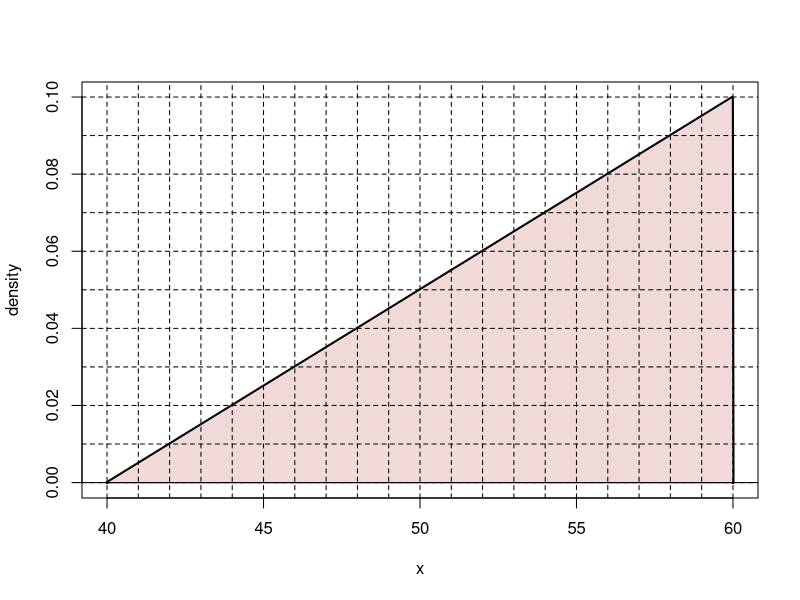
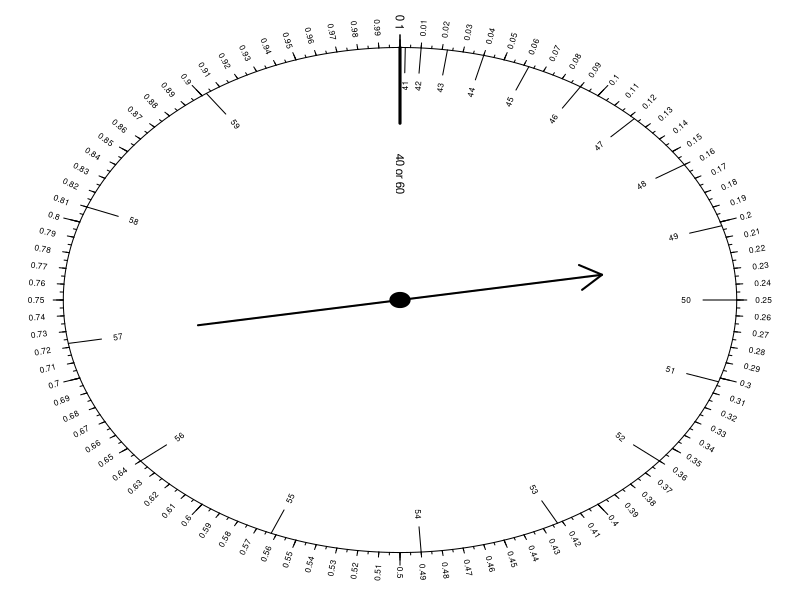
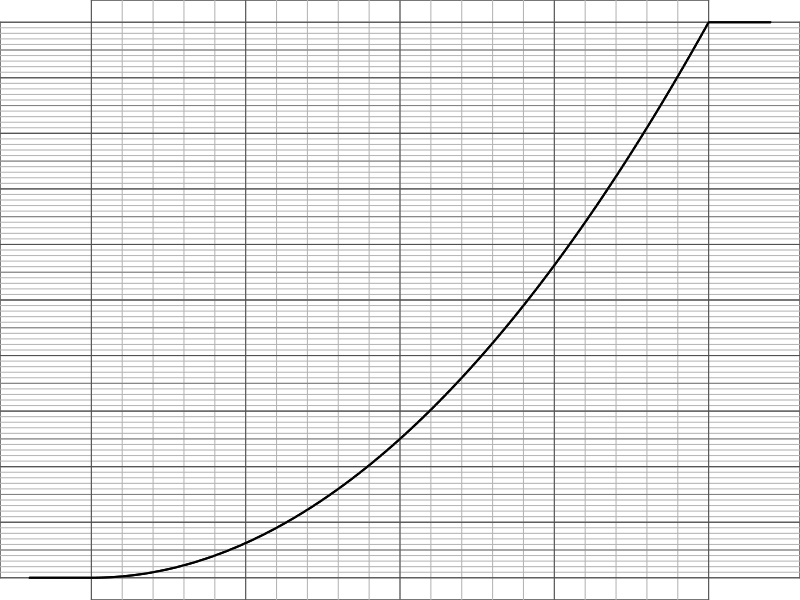
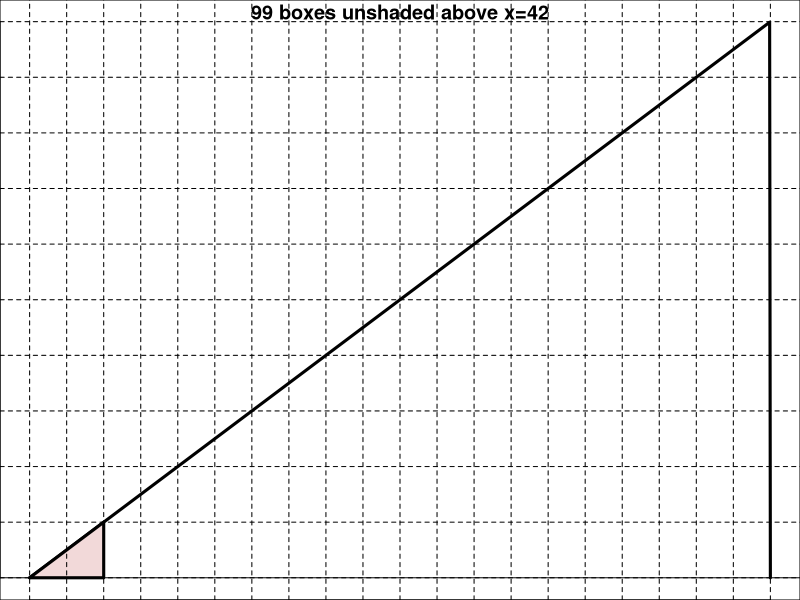
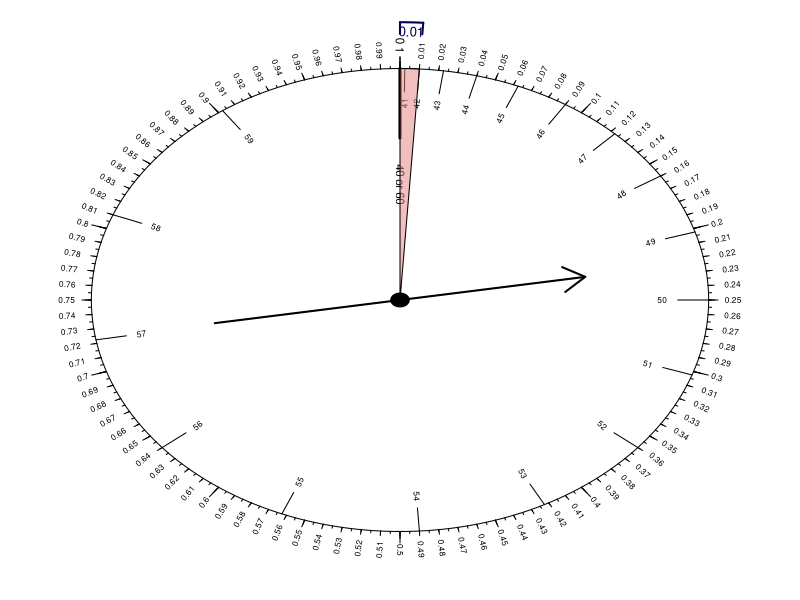
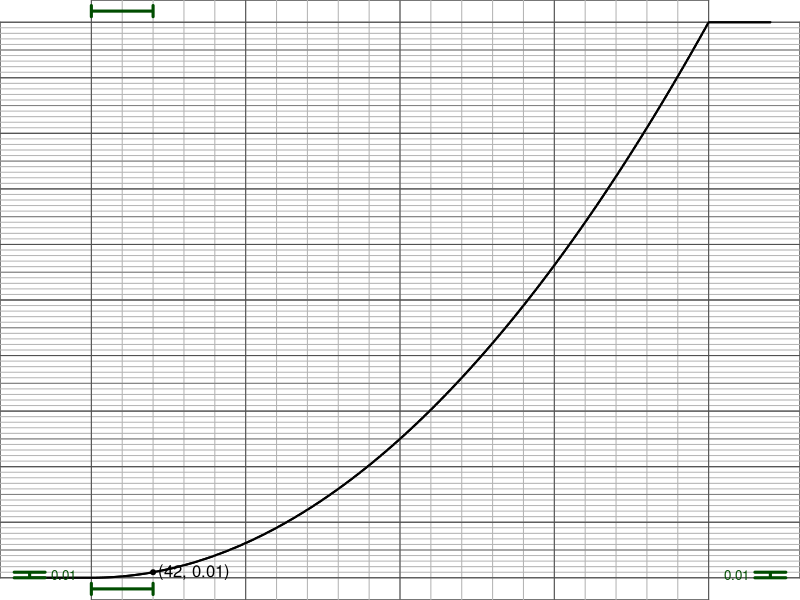
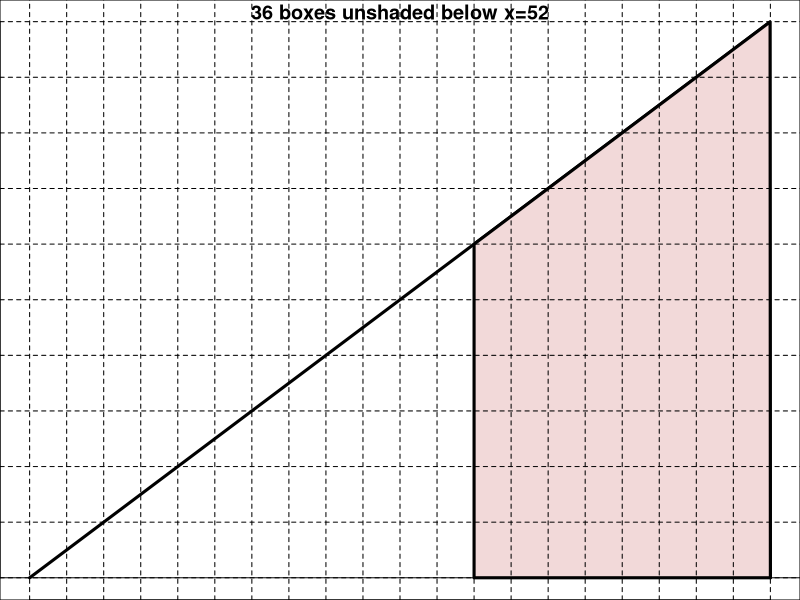
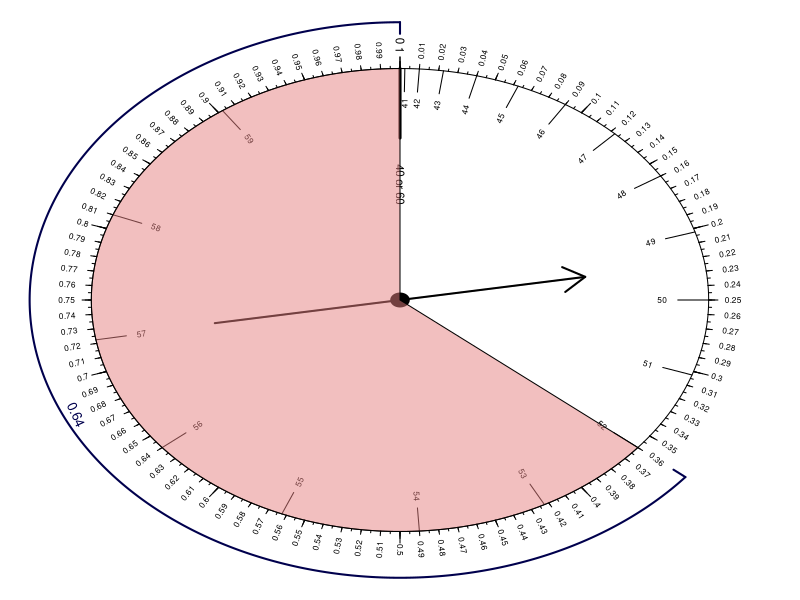

Write R code to recreate these figures, in order.
## ---- chunk 1
dtwotent = function(x){
  return( 8*x*(x>0)*(x<=0.25) + abs(4-8*x)*(x>0.25)*(x<=0.75) + (8-8*x)*(x>0.75)*(x<1) )
}
ptwotent = function(x){
  return( (4*x^2)*(x>=0)*(x<=0.25) + (-1/2+4*x-4*x^2)*(x>0.25)*(x<=0.5) + (-4*x+4*x^2+3/2)*(x>0.5)*(x<=0.75) + (8*x-4*x^2-3)*(x>0.75)*(x<=1) + 1*(x>1))
}

dtent = function(x){
  return(4*x*(x>0)*(x<=0.5) + (4-4*x)*(x>0.5)*(x<1))
}
ptent = function(x){
  return(2*x^2*(x>0)*(x<=0.5) + (4*x-2*x^2-1)*(x>0.5)*(x<=1) + 1*(x>1))
}

dbim = function(x){
  return( (2-4*x)*(x>0)*(x<=0.5) + (-2+4*x)*(x>0.5)*(x<1) )
}
pbim = function(x){
  return( (2*x-2*x^2)*(x>0)*(x<=0.5) + (2*x^2-2*x+1)*(x>0.5)*(x<=1) + 1*(x>1))
}

drs = function(x){
  return( (2-2*x)*(x>0)*(x<1) )
}
prs = function(x){
  return( (2*x-x^2)*(x>0)*(x<1) + 1*(x>=1)  )
}

dls = function(x){
  return( (2*x)*(x>0)*(x<1) )
}
pls = function(x){
  return( (x^2)*(x>0)*(x<1) + 1*(x>=1)  )
}


pick = sample(1:5,1)
ds = list(dtwotent,dtent,dbim,drs,dls)
ps = list(ptwotent,ptent,pbim,prs,pls)


bottom = sample(seq(30,70,10),1)
width = 20 #sample(c(10,20,40),1)
height = 2/width
top = bottom+width
xl = seq(bottom,bottom+width,length.out=21)
xq = seq(bottom,bottom+width,length.out=11)
xc = sample(xq[2:(length(xq)-1)],8)

dmf = ds[[pick]]
pmf = ps[[pick]]

b1 = xc[1]
p1 = pmf((b1-bottom)/width)

b2 = xc[2]
p2 = 1-pmf((b2-bottom)/width)

b3 = sort(xc[3:4])
cen3 = mean(b3)
r3 = diff(b3)/2
p3 = pmf((b3[2]-bottom)/width)-pmf((b3[1]-bottom)/width)
lb3 = cen3-r3
ub3 = cen3+r3
plb3 = pmf((lb3-bottom)/width)
pub3 = pmf((ub3-bottom)/width)
pcen3 = pmf((cen3-bottom)/width)

b4 = xc[5]
p4 = pmf((b4-bottom)/width)

b5 = xc[6]
p5 = 1-pmf((b5-bottom)/width)

b6 = sort(xc[7:8])
cen6 = mean(b6)
r6 = diff(b6)/2
p6 = pmf((b6[2]-bottom)/width)-pmf((b6[1]-bottom)/width)
lb6 = cen6-r6
ub6 = cen6+r6
plb6 = pmf((lb6-bottom)/width)
pub6 = pmf((ub6-bottom)/width)
pcen6 = pmf((cen6-bottom)/width)

## ---- chunk 2
x = seq(bottom,bottom+width,length.out=1000)
x2 = (x-bottom)/width
plot(x,dmf(x2)/width,type="l",lwd=3,xlab="x",ylab="density")
polygon(x,dmf(x2)/width,col=rgb(0.95,0.85,0.85))
yl = seq(0,height,length.out=11)
abline(h=yl,lty=2)
abline(v=xl,lty=2)
abline(h=0)
## ---- chunk 3
par(mar=c(0,0,0,0))
theta = seq(0,2*pi,length.out=1000)
plot(cos(theta),sin(theta),ylim=c(-1.1,1.1),xlim=c(-1.1,1.1),type="l",axes=F,ann=F)
polygon(0.03*cos(theta),0.03*sin(theta),col=rgb(0,0,0))
for(x in xl[2:(length(xl)-1)]){
  p = pmf((x-bottom)/width)
  theta = 2*pi*p
  lines(c(0.9,1)*sin(theta),c(0.9,1)*cos(theta))
  text(0.85*sin(theta),0.85*cos(theta),x,cex=0.5,srt=-90+(-2*p*180)%%180)
}
text(0,0.5,sprintf("%d or %d",xl[1],xl[length(xl)]),cex=0.7,srt=-90)
lines(c(0,0),c(0.7,1),lwd=3)
arrows(-0.6,-0.1,0.6,0.1,lwd=2)
for(p in 0:10/10){
  theta1 = 2*pi*p
  lines(c(1,1.05)*sin(theta1),c(1,1.05)*cos(theta1))
}
for(p in 0:20/20){
  theta1 = 2*pi*p
  lines(c(1,1.03)*sin(theta1),c(1,1.03)*cos(theta1))
}
for(p in 1:99/100){
  theta1 = 2*pi*p
  lines(c(1,1.02)*sin(theta1),c(1,1.02)*cos(theta1))
  text(1.08*sin(theta1),1.08*cos(theta1),p,cex=0.5,srt=-90+(-2*p*180)%%180)
}
for(p in 0:200/200){
  theta1 = 2*pi*p
  lines(c(1,1.01)*sin(theta1),c(1,1.01)*cos(theta1))
}
text(0,1.1,"0 1",cex=0.7,srt=-90+(-2*p*180)%%180)
## ---- chunk 4
x = seq(bottom-2,bottom+width+2,length.out=1000)
p = pmf((x-bottom)/width)
plot(x,p,type="l",lwd=2,ylab="cumulative proportion",axes=F,ylim=c(0,1))
axis(1,at=seq(bottom,bottom+width,5))
axis(3,at=seq(bottom,bottom+width,5))
axis(2,at=seq(0,1,0.1))
axis(4,at=seq(0,1,0.1))
abline(v=xl,col=rgb(0.7,0.7,0.7))
abline(h=0:100/100,col=rgb(0.7,0.7,0.7))
abline(h=0:20/20,col=rgb(0.5,0.5,0.5))
abline(h=0:10/10,col=rgb(0.3,0.3,0.3))
abline(v=seq(bottom,bottom+width,5),col=rgb(0.3,0.3,0.3))
lines(x,p,lwd=2)
## ---- chunk 5
cat(c(p1,p2,p3,b4,b5,r6))
## ---- chunk 6
x = seq(bottom,bottom+width,length.out=1000)
x3 = seq(bottom,b1,length.out=1000)
x2 = (x-bottom)/width
plot(x,dmf(x2)/width,type="l",lwd=3,xlab="x",ylab="density",main=sprintf("%d boxes shaded below x=%d\n%d boxes unshaded above x=%d",round(p1*100),b1,round((1-p1)*100),b1))
polygon(c(bottom,x3,b1),c(0,dmf((x3-bottom)/width),0)/width,col=rgb(0.95,0.85,0.85),lwd=3)
yl = seq(0,height,length.out=11)
abline(h=yl,lty=2)
abline(v=xl,lty=2)
abline(h=0)
## ---- chunk 7
par(mar=c(0,0,0,0))
theta = seq(0,2*pi,length.out=1000)
plot(cos(theta),sin(theta),ylim=c(-1.2,1.2),xlim=c(-1.2,1.2),type="l",axes=F,ann=F)
polygon(0.03*cos(theta),0.03*sin(theta),col=rgb(0,0,0))
for(x in xl[2:(length(xl)-1)]){
  p = pmf((x-bottom)/width)
  theta = 2*pi*p
  lines(c(0.9,1)*sin(theta),c(0.9,1)*cos(theta))
  text(0.85*sin(theta),0.85*cos(theta),x,cex=0.5,srt=-90+(-2*p*180)%%180)
}
text(0,0.5,sprintf("%d or %d",xl[1],xl[length(xl)]),cex=0.7,srt=-90)
lines(c(0,0),c(0.7,1),lwd=3)
arrows(-0.6,-0.1,0.6,0.1,lwd=2)
for(p in 0:10/10){
  theta1 = 2*pi*p
  lines(c(1,1.05)*sin(theta1),c(1,1.05)*cos(theta1))
}
for(p in 0:20/20){
  theta1 = 2*pi*p
  lines(c(1,1.03)*sin(theta1),c(1,1.03)*cos(theta1))
}
for(p in 1:99/100){
  theta1 = 2*pi*p
  lines(c(1,1.02)*sin(theta1),c(1,1.02)*cos(theta1))
  text(1.08*sin(theta1),1.08*cos(theta1),p,cex=0.5,srt=-90+(-2*p*180)%%180)
}
for(p in 0:200/200){
  theta1 = 2*pi*p
  lines(c(1,1.01)*sin(theta1),c(1,1.01)*cos(theta1))
}
text(0,1.1,"0 1",cex=0.7,srt=-90+(-2*p*180)%%180)
ppp = seq(0,p1,0.001)
polygon(c(0,sin(2*pi*ppp),0),c(0,cos(2*pi*ppp),0),col=rgb(0.9,0.5,0.5,0.5))
lines(1.2*sin(2*pi*ppp),1.2*cos(2*pi*ppp),lwd=2,col=rgb(0,0,0.3))
lines(c(0,0),c(1.15,1.2),col=rgb(0,0,0.3),lwd=2)
lines(c(1.15,1.2)*sin(p1*2*pi),c(1.15,1.2)*cos(p1*2*pi),col=rgb(0,0,0.3),lwd=2)
pt = p1/2
text(1.16*sin(2*pi*pt),1.16*cos(2*pi*pt),p1,cex=0.8,srt=(90-pt*360)%%180-90,col=rgb(0,0,0.3))
## ---- chunk 8
x = seq(bottom-2,bottom+width+2,length.out=1000)
p = pmf((x-bottom)/width)
plot(x,p,type="l",lwd=2,ylab="cumulative proportion",axes=F,ylim=c(0,1))
axis(1,at=seq(bottom,bottom+width,5))
axis(3,at=seq(bottom,bottom+width,5))
axis(2,at=seq(0,1,0.1))
axis(4,at=seq(0,1,0.1))
abline(v=xl,col=rgb(0.7,0.7,0.7))
abline(h=0:100/100,col=rgb(0.7,0.7,0.7))
abline(h=0:20/20,col=rgb(0.5,0.5,0.5))
abline(h=0:10/10,col=rgb(0.3,0.3,0.3))
abline(v=seq(bottom,bottom+width,5),col=rgb(0.3,0.3,0.3))
lines(x,p,lwd=2)
lines(bottom-c(1.5,2.5,2,2,2.5,1.5),c(0,0,0,p1,p1,p1),col=rgb(0,0.3,0),lwd=3)
lines(top+c(1.5,2.5,2,2,2.5,1.5),c(0,0,0,p1,p1,p1),col=rgb(0,0.3,0),lwd=3)
text(bottom-0.9,p1/2,p1,col=rgb(0,0.3,0),cex=0.8)
text(top+0.9,p1/2,p1,col=rgb(0,0.3,0),cex=0.8)
lines(c(rep(bottom,3),rep(b1,3)),-c(0.01,0.03,0.02,0.02,0.01,0.03),col=rgb(0,0.3,0),lwd=3)
lines(c(rep(bottom,3),rep(b1,3)),c(1.01,1.03,1.02,1.02,1.01,1.03),col=rgb(0,0.3,0),lwd=3)
points(b1,p1,pch=20)
text(b1,p1,sprintf(" (%d, %.2f) ",b1,p1),adj=1*(p1>0.5))
## ---- chunk 9
x = seq(bottom,bottom+width,length.out=1000)
x3 = seq(b2,bottom+width,length.out=1000)
x2 = (x-bottom)/width
plot(x,dmf(x2)/width,type="l",lwd=3,xlab="x",ylab="density",main=sprintf("%d boxes shaded above x=%d\n%d boxes unshaded below x=%d",round(p2*100),b2,round((1-p2)*100),b2))
polygon(c(b2,x3,bottom+width),c(0,dmf((x3-bottom)/width),0)/width,col=rgb(0.95,0.85,0.85),lwd=3)
yl = seq(0,height,length.out=11)
abline(h=yl,lty=2)
abline(v=xl,lty=2)
abline(h=0)
## ---- chunk 10
par(mar=c(0,0,0,0))
theta = seq(0,2*pi,length.out=1000)
plot(cos(theta),sin(theta),ylim=c(-1.2,1.2),xlim=c(-1.2,1.2),type="l",axes=F,ann=F)
polygon(0.03*cos(theta),0.03*sin(theta),col=rgb(0,0,0))
for(x in xl[2:(length(xl)-1)]){
  p = pmf((x-bottom)/width)
  theta = 2*pi*p
  lines(c(0.9,1)*sin(theta),c(0.9,1)*cos(theta))
  text(0.85*sin(theta),0.85*cos(theta),x,cex=0.5,srt=-90+(-2*p*180)%%180)
}
text(0,0.5,sprintf("%d or %d",xl[1],xl[length(xl)]),cex=0.7,srt=-90)
lines(c(0,0),c(0.7,1),lwd=3)
arrows(-0.6,-0.1,0.6,0.1,lwd=2)
for(p in 0:10/10){
  theta1 = 2*pi*p
  lines(c(1,1.05)*sin(theta1),c(1,1.05)*cos(theta1))
}
for(p in 0:20/20){
  theta1 = 2*pi*p
  lines(c(1,1.03)*sin(theta1),c(1,1.03)*cos(theta1))
}
for(p in 1:99/100){
  theta1 = 2*pi*p
  lines(c(1,1.02)*sin(theta1),c(1,1.02)*cos(theta1))
  text(1.08*sin(theta1),1.08*cos(theta1),p,cex=0.5,srt=-90+(-2*p*180)%%180)
}
for(p in 0:200/200){
  theta1 = 2*pi*p
  lines(c(1,1.01)*sin(theta1),c(1,1.01)*cos(theta1))
}
text(0,1.1,"0 1",cex=0.7,srt=-90+(-2*p*180)%%180)
ppp = seq(1-p2,1,0.001)
polygon(c(0,sin(2*pi*ppp),0),c(0,cos(2*pi*ppp),0),col=rgb(0.9,0.5,0.5,0.5))
lines(1.2*sin(2*pi*ppp),1.2*cos(2*pi*ppp),lwd=2,col=rgb(0,0,0.3))
lines(c(0,0),c(1.15,1.2),col=rgb(0,0,0.3),lwd=2)
lines(c(1.15,1.2)*sin((1-p2)*2*pi),c(1.15,1.2)*cos((1-p2)*2*pi),col=rgb(0,0,0.3),lwd=2)
pt = (1+(1-p2))/2
text(1.16*sin(2*pi*pt),1.16*cos(2*pi*pt),p2,cex=0.8,srt=(90-pt*360)%%180-90,col=rgb(0,0,0.3))
## ---- chunk 11
x = seq(bottom-2,top+2,length.out=1000)
p = pmf((x-bottom)/width)
plot(x,p,type="l",lwd=2,ylab="cumulative proportion",axes=F,ylim=c(0,1))
axis(1,at=seq(bottom,top,5))
axis(3,at=seq(bottom,top,5))
axis(2,at=seq(0,1,0.1))
axis(4,at=seq(0,1,0.1))
abline(v=xl,col=rgb(0.7,0.7,0.7))
abline(h=0:100/100,col=rgb(0.7,0.7,0.7))
abline(h=0:20/20,col=rgb(0.5,0.5,0.5))
abline(h=0:10/10,col=rgb(0.3,0.3,0.3))
abline(v=seq(bottom,top,5),col=rgb(0.3,0.3,0.3))
lines(x,p,lwd=2)
lines(bottom-c(1.5,2.5,2,2,2.5,1.5),c(1-p2,1-p2,1-p2,1,1,1),col=rgb(0,0.3,0),lwd=3)
lines(top+c(1.5,2.5,2,2,2.5,1.5),c(1-p2,1-p2,1-p2,1,1,1),col=rgb(0,0.3,0),lwd=3)
text(bottom-0.9,(1+1-p2)/2,p2,col=rgb(0,0.3,0),cex=0.8)
text(top+0.9,(1+1-p2)/2,p2,col=rgb(0,0.3,0),cex=0.8)
lines(c(rep(b2,3),rep(top,3)),-c(0.01,0.03,0.02,0.02,0.01,0.03),col=rgb(0,0.3,0),lwd=3)
lines(c(rep(b2,3),rep(top,3)),c(1.01,1.03,1.02,1.02,1.01,1.03),col=rgb(0,0.3,0),lwd=3)
points(b2,1-p2,pch=20)
text(b2,1-p2,sprintf(" (%d, %.2f) ",b2,1-p2),adj=1*(1-p2>0.5))
## ---- chunk 12
x = seq(bottom,bottom+width,length.out=1000)
x3 = seq(lb3,ub3,length.out=1000)
x2 = (x-bottom)/width
plot(x,dmf(x2)/width,type="l",lwd=3,xlab="x",ylab="density",main=sprintf("%d boxes shaded within r=%d of cen=%d",round(p3*100),r3,cen3))
polygon(c(lb3,x3,ub3),c(0,dmf((x3-bottom)/width),0)/width,col=rgb(0.95,0.85,0.85),lwd=3)
yl = seq(0,height,length.out=11)
abline(h=yl,lty=2)
abline(v=xl,lty=2)
abline(h=0)
## ---- chunk 13
par(mar=c(0,0,0,0))
theta = seq(0,2*pi,length.out=1000)
plot(cos(theta),sin(theta),ylim=c(-1.2,1.2),xlim=c(-1.2,1.2),type="l",axes=F,ann=F)
polygon(0.03*cos(theta),0.03*sin(theta),col=rgb(0,0,0))
for(x in xl[2:(length(xl)-1)]){
  p = pmf((x-bottom)/width)
  theta = 2*pi*p
  lines(c(0.9,1)*sin(theta),c(0.9,1)*cos(theta))
  text(0.85*sin(theta),0.85*cos(theta),x,cex=0.5,srt=-90+(-2*p*180)%%180)
}
text(0,0.5,sprintf("%d or %d",xl[1],xl[length(xl)]),cex=0.7,srt=-90)
lines(c(0,0),c(0.7,1),lwd=3)
for(p in 0:10/10){
  theta1 = 2*pi*p
  lines(c(1,1.05)*sin(theta1),c(1,1.05)*cos(theta1))
}
for(p in 0:20/20){
  theta1 = 2*pi*p
  lines(c(1,1.03)*sin(theta1),c(1,1.03)*cos(theta1))
}
for(p in 1:99/100){
  theta1 = 2*pi*p
  lines(c(1,1.02)*sin(theta1),c(1,1.02)*cos(theta1))
  text(1.08*sin(theta1),1.08*cos(theta1),p,cex=0.5,srt=-90+(-2*p*180)%%180)
}
for(p in 0:200/200){
  theta1 = 2*pi*p
  lines(c(1,1.01)*sin(theta1),c(1,1.01)*cos(theta1))
}
text(0,1.1,"0 1",cex=0.7,srt=-90+(-2*p*180)%%180)
ppp = seq(plb3,pub3,0.001)
polygon(c(0,sin(2*pi*ppp),0),c(0,cos(2*pi*ppp),0),col=rgb(0.9,0.5,0.5,0.5))
lines(1.2*sin(2*pi*ppp),1.2*cos(2*pi*ppp),lwd=2,col=rgb(0,0,0.3))
lines(c(1.15,1.2)*sin(plb3*2*pi),c(1.15,1.2)*cos(plb3*2*pi),col=rgb(0,0,0.3),lwd=2)
lines(c(1.15,1.2)*sin(pub3*2*pi),c(1.15,1.2)*cos(pub3*2*pi),col=rgb(0,0,0.3),lwd=2)
pt = (plb3+pub3)/2
text(1.16*sin(2*pi*pt),1.16*cos(2*pi*pt),p3,cex=0.8,srt=(90-pt*360)%%180-90,col=rgb(0,0,0.3))
# lines(0.6*sin(2*pi*ppp),0.6*cos(2*pi*ppp),lwd=2,col=rgb(0.3,0,0))
points(0.98*sin(2*pi*pcen3),0.98*cos(2*pi*pcen3),pch=20)
## ---- chunk 14
x = seq(bottom-2,top+2,length.out=1000)
p = pmf((x-bottom)/width)
plot(x,p,type="l",lwd=2,ylab="cumulative proportion",axes=F,ylim=c(0,1))
axis(1,at=seq(bottom,top,5))
axis(3,at=seq(bottom,top,5))
axis(2,at=seq(0,1,0.1))
axis(4,at=seq(0,1,0.1))
abline(v=xl,col=rgb(0.7,0.7,0.7))
abline(h=0:100/100,col=rgb(0.7,0.7,0.7))
abline(h=0:20/20,col=rgb(0.5,0.5,0.5))
abline(h=0:10/10,col=rgb(0.3,0.3,0.3))
abline(v=seq(bottom,top,5),col=rgb(0.3,0.3,0.3))
lines(x,p,lwd=2)
lines(bottom-c(1.5,2.5,2,2,2.5,1.5),c(plb3,plb3,plb3,pub3,pub3,pub3),col=rgb(0,0.3,0),lwd=3)
lines(top+c(1.5,2.5,2,2,2.5,1.5),c(plb3,plb3,plb3,pub3,pub3,pub3),col=rgb(0,0.3,0),lwd=3)
text(bottom-0.9,(plb3+pub3)/2,p3,col=rgb(0,0.3,0),cex=0.8)
text(top+0.9,(plb3+pub3)/2,p3,col=rgb(0,0.3,0),cex=0.8)
lines(c(rep(lb3,3),rep(ub3,3)),-c(0.01,0.03,0.02,0.02,0.01,0.03),col=rgb(0,0.3,0),lwd=3)
lines(c(rep(lb3,3),rep(ub3,3)),c(1.01,1.03,1.02,1.02,1.01,1.03),col=rgb(0,0.3,0),lwd=3)
points(lb3,plb3,pch=20)
text(lb3,plb3,sprintf(" (%d, %.2f) ",lb3,plb3),adj=1*(plb3>0.5))
points(ub3,pub3,pch=20)
text(ub3,pub3,sprintf(" (%d, %.2f) ",ub3,pub3),adj=1*(pub3>0.5))
## ---- chunk 15
x = seq(bottom,bottom+width,length.out=1000)
x3 = seq(bottom,b4,length.out=1000)
x2 = (x-bottom)/width
plot(x,dmf(x2)/width,type="l",lwd=3,xlab="x",ylab="density",main=sprintf("%d boxes shaded below x=%d\n%d boxes unshaded above x=%d",round(p4*100),b4,round((1-p4)*100),b4))
polygon(c(bottom,x3,b4),c(0,dmf((x3-bottom)/width),0)/width,col=rgb(0.95,0.85,0.85),lwd=3)
yl = seq(0,height,length.out=11)
abline(h=yl,lty=2)
abline(v=xl,lty=2)
abline(h=0)
## ---- chunk 16
par(mar=c(0,0,0,0))
theta = seq(0,2*pi,length.out=1000)
plot(cos(theta),sin(theta),ylim=c(-1.2,1.2),xlim=c(-1.2,1.2),type="l",axes=F,ann=F)
polygon(0.03*cos(theta),0.03*sin(theta),col=rgb(0,0,0))
for(x in xl[2:(length(xl)-1)]){
  p = pmf((x-bottom)/width)
  theta = 2*pi*p
  lines(c(0.9,1)*sin(theta),c(0.9,1)*cos(theta))
  text(0.85*sin(theta),0.85*cos(theta),x,cex=0.5,srt=-90+(-2*p*180)%%180)
}
text(0,0.5,sprintf("%d or %d",xl[1],xl[length(xl)]),cex=0.7,srt=-90)
lines(c(0,0),c(0.7,1),lwd=3)
arrows(-0.6,-0.1,0.6,0.1,lwd=2)
for(p in 0:10/10){
  theta1 = 2*pi*p
  lines(c(1,1.05)*sin(theta1),c(1,1.05)*cos(theta1))
}
for(p in 0:20/20){
  theta1 = 2*pi*p
  lines(c(1,1.03)*sin(theta1),c(1,1.03)*cos(theta1))
}
for(p in 1:99/100){
  theta1 = 2*pi*p
  lines(c(1,1.02)*sin(theta1),c(1,1.02)*cos(theta1))
  text(1.08*sin(theta1),1.08*cos(theta1),p,cex=0.5,srt=-90+(-2*p*180)%%180)
}
for(p in 0:200/200){
  theta1 = 2*pi*p
  lines(c(1,1.01)*sin(theta1),c(1,1.01)*cos(theta1))
}
text(0,1.1,"0 1",cex=0.7,srt=-90+(-2*p*180)%%180)
ppp = seq(0,p4,0.001)
polygon(c(0,sin(2*pi*ppp),0),c(0,cos(2*pi*ppp),0),col=rgb(0.9,0.5,0.5,0.5))
lines(1.2*sin(2*pi*ppp),1.2*cos(2*pi*ppp),lwd=2,col=rgb(0,0,0.3))
lines(c(0,0),c(1.15,1.2),col=rgb(0,0,0.3),lwd=2)
lines(c(1.15,1.2)*sin(p4*2*pi),c(1.15,1.2)*cos(p4*2*pi),col=rgb(0,0,0.3),lwd=2)
pt = p4/2
text(1.16*sin(2*pi*pt),1.16*cos(2*pi*pt),p4,cex=0.8,srt=(90-pt*360)%%180-90,col=rgb(0,0,0.3))
## ---- chunk 17
x = seq(bottom-2,bottom+width+2,length.out=1000)
p = pmf((x-bottom)/width)
plot(x,p,type="l",lwd=2,ylab="cumulative proportion",axes=F,ylim=c(0,1))
axis(1,at=seq(bottom,bottom+width,5))
axis(3,at=seq(bottom,bottom+width,5))
axis(2,at=seq(0,1,0.1))
axis(4,at=seq(0,1,0.1))
abline(v=xl,col=rgb(0.7,0.7,0.7))
abline(h=0:100/100,col=rgb(0.7,0.7,0.7))
abline(h=0:20/20,col=rgb(0.5,0.5,0.5))
abline(h=0:10/10,col=rgb(0.3,0.3,0.3))
abline(v=seq(bottom,bottom+width,5),col=rgb(0.3,0.3,0.3))
lines(x,p,lwd=2)
lines(bottom-c(1.5,2.5,2,2,2.5,1.5),c(0,0,0,p4,p4,p4),col=rgb(0,0.3,0),lwd=3)
lines(top+c(1.5,2.5,2,2,2.5,1.5),c(0,0,0,p4,p4,p4),col=rgb(0,0.3,0),lwd=3)
text(bottom-0.9,p4/2,p4,col=rgb(0,0.3,0),cex=0.8)
text(top+0.9,p4/2,p4,col=rgb(0,0.3,0),cex=0.8)
lines(c(rep(bottom,3),rep(b4,3)),-c(0.01,0.03,0.02,0.02,0.01,0.03),col=rgb(0,0.3,0),lwd=3)
lines(c(rep(bottom,3),rep(b4,3)),c(1.01,1.03,1.02,1.02,1.01,1.03),col=rgb(0,0.3,0),lwd=3)
points(b4,p4,pch=20)
text(b4,p4,sprintf(" (%d, %.2f) ",b4,p4),adj=1*(p1>0.5))
## ---- chunk 18
x = seq(bottom,bottom+width,length.out=1000)
x3 = seq(b5,bottom+width,length.out=1000)
x2 = (x-bottom)/width
plot(x,dmf(x2)/width,type="l",lwd=3,xlab="x",ylab="density",main=sprintf("%d boxes shaded above x=%d\n%d boxes unshaded below x=%d",round(p5*100),b5,round((1-p5)*100),b5))
polygon(c(b5,x3,bottom+width),c(0,dmf((x3-bottom)/width),0)/width,col=rgb(0.95,0.85,0.85),lwd=3)
yl = seq(0,height,length.out=11)
abline(h=yl,lty=2)
abline(v=xl,lty=2)
abline(h=0)
## ---- chunk 19
par(mar=c(0,0,0,0))
theta = seq(0,2*pi,length.out=1000)
plot(cos(theta),sin(theta),ylim=c(-1.2,1.2),xlim=c(-1.2,1.2),type="l",axes=F,ann=F)
polygon(0.03*cos(theta),0.03*sin(theta),col=rgb(0,0,0))
for(x in xl[2:(length(xl)-1)]){
  p = pmf((x-bottom)/width)
  theta = 2*pi*p
  lines(c(0.9,1)*sin(theta),c(0.9,1)*cos(theta))
  text(0.85*sin(theta),0.85*cos(theta),x,cex=0.5,srt=-90+(-2*p*180)%%180)
}
text(0,0.5,sprintf("%d or %d",xl[1],xl[length(xl)]),cex=0.7,srt=-90)
lines(c(0,0),c(0.7,1),lwd=3)
arrows(-0.6,-0.1,0.6,0.1,lwd=2)
for(p in 0:10/10){
  theta1 = 2*pi*p
  lines(c(1,1.05)*sin(theta1),c(1,1.05)*cos(theta1))
}
for(p in 0:20/20){
  theta1 = 2*pi*p
  lines(c(1,1.03)*sin(theta1),c(1,1.03)*cos(theta1))
}
for(p in 1:99/100){
  theta1 = 2*pi*p
  lines(c(1,1.02)*sin(theta1),c(1,1.02)*cos(theta1))
  text(1.08*sin(theta1),1.08*cos(theta1),p,cex=0.5,srt=-90+(-2*p*180)%%180)
}
for(p in 0:200/200){
  theta1 = 2*pi*p
  lines(c(1,1.01)*sin(theta1),c(1,1.01)*cos(theta1))
}
text(0,1.1,"0 1",cex=0.7,srt=-90+(-2*p*180)%%180)
ppp = seq(1-p5,1,0.001)
polygon(c(0,sin(2*pi*ppp),0),c(0,cos(2*pi*ppp),0),col=rgb(0.9,0.5,0.5,0.5))
lines(1.2*sin(2*pi*ppp),1.2*cos(2*pi*ppp),lwd=2,col=rgb(0,0,0.3))
lines(c(0,0),c(1.15,1.2),col=rgb(0,0,0.3),lwd=2)
lines(c(1.15,1.2)*sin((1-p5)*2*pi),c(1.15,1.2)*cos((1-p5)*2*pi),col=rgb(0,0,0.3),lwd=2)
pt = (1+(1-p5))/2
text(1.16*sin(2*pi*pt),1.16*cos(2*pi*pt),p5,cex=0.8,srt=(90-pt*360)%%180-90,col=rgb(0,0,0.3))
## ---- chunk 20
x = seq(bottom-2,top+2,length.out=1000)
p = pmf((x-bottom)/width)
plot(x,p,type="l",lwd=2,ylab="cumulative proportion",axes=F,ylim=c(0,1))
axis(1,at=seq(bottom,top,5))
axis(3,at=seq(bottom,top,5))
axis(2,at=seq(0,1,0.1))
axis(4,at=seq(0,1,0.1))
abline(v=xl,col=rgb(0.7,0.7,0.7))
abline(h=0:100/100,col=rgb(0.7,0.7,0.7))
abline(h=0:20/20,col=rgb(0.5,0.5,0.5))
abline(h=0:10/10,col=rgb(0.3,0.3,0.3))
abline(v=seq(bottom,top,5),col=rgb(0.3,0.3,0.3))
lines(x,p,lwd=2)
lines(bottom-c(1.5,2.5,2,2,2.5,1.5),c(1-p5,1-p5,1-p5,1,1,1),col=rgb(0,0.3,0),lwd=3)
lines(top+c(1.5,2.5,2,2,2.5,1.5),c(1-p5,1-p5,1-p5,1,1,1),col=rgb(0,0.3,0),lwd=3)
text(bottom-0.9,(1+1-p5)/2,p5,col=rgb(0,0.3,0),cex=0.8)
text(top+0.9,(1+1-p5)/2,p5,col=rgb(0,0.3,0),cex=0.8)
lines(c(rep(b5,3),rep(top,3)),-c(0.01,0.03,0.02,0.02,0.01,0.03),col=rgb(0,0.3,0),lwd=3)
lines(c(rep(b5,3),rep(top,3)),c(1.01,1.03,1.02,1.02,1.01,1.03),col=rgb(0,0.3,0),lwd=3)
points(b5,1-p5,pch=20)
text(b5,1-p5,sprintf(" (%d, %.2f) ",b5,1-p5),adj=1*(1-p5>0.5))
## ---- chunk 21
x = seq(bottom,bottom+width,length.out=1000)
x3 = seq(lb6,ub6,length.out=1000)
x2 = (x-bottom)/width
plot(x,dmf(x2)/width,type="l",lwd=3,xlab="x",ylab="density",main=sprintf("%d boxes shaded within r=%d of cen=%d",round(p6*100),r6,cen6))
polygon(c(lb6,x3,ub6),c(0,dmf((x3-bottom)/width),0)/width,col=rgb(0.95,0.85,0.85),lwd=3)
yl = seq(0,height,length.out=11)
abline(h=yl,lty=2)
abline(v=xl,lty=2)
abline(h=0)
## ---- chunk 22
par(mar=c(0,0,0,0))
theta = seq(0,2*pi,length.out=1000)
plot(cos(theta),sin(theta),ylim=c(-1.2,1.2),xlim=c(-1.2,1.2),type="l",axes=F,ann=F)
polygon(0.03*cos(theta),0.03*sin(theta),col=rgb(0,0,0))
for(x in xl[2:(length(xl)-1)]){
  p = pmf((x-bottom)/width)
  theta = 2*pi*p
  lines(c(0.9,1)*sin(theta),c(0.9,1)*cos(theta))
  text(0.85*sin(theta),0.85*cos(theta),x,cex=0.5,srt=-90+(-2*p*180)%%180)
}
text(0,0.5,sprintf("%d or %d",xl[1],xl[length(xl)]),cex=0.7,srt=-90)
lines(c(0,0),c(0.7,1),lwd=3)
for(p in 0:10/10){
  theta1 = 2*pi*p
  lines(c(1,1.05)*sin(theta1),c(1,1.05)*cos(theta1))
}
for(p in 0:20/20){
  theta1 = 2*pi*p
  lines(c(1,1.03)*sin(theta1),c(1,1.03)*cos(theta1))
}
for(p in 1:99/100){
  theta1 = 2*pi*p
  lines(c(1,1.02)*sin(theta1),c(1,1.02)*cos(theta1))
  text(1.08*sin(theta1),1.08*cos(theta1),p,cex=0.5,srt=-90+(-2*p*180)%%180)
}
for(p in 0:200/200){
  theta1 = 2*pi*p
  lines(c(1,1.01)*sin(theta1),c(1,1.01)*cos(theta1))
}
text(0,1.1,"0 1",cex=0.7,srt=-90+(-2*p*180)%%180)
ppp = seq(plb6,pub6,0.001)
polygon(c(0,sin(2*pi*ppp),0),c(0,cos(2*pi*ppp),0),col=rgb(0.9,0.5,0.5,0.5))
lines(1.2*sin(2*pi*ppp),1.2*cos(2*pi*ppp),lwd=2,col=rgb(0,0,0.3))
lines(c(1.15,1.2)*sin(plb6*2*pi),c(1.15,1.2)*cos(plb6*2*pi),col=rgb(0,0,0.3),lwd=2)
lines(c(1.15,1.2)*sin(pub6*2*pi),c(1.15,1.2)*cos(pub6*2*pi),col=rgb(0,0,0.3),lwd=2)
pt = (plb6+pub6)/2
text(1.16*sin(2*pi*pt),1.16*cos(2*pi*pt),p6,cex=0.8,srt=(90-pt*360)%%180-90,col=rgb(0,0,0.3))
# lines(0.6*sin(2*pi*ppp),0.6*cos(2*pi*ppp),lwd=2,col=rgb(0.3,0,0))
points(0.98*sin(2*pi*pcen6),0.98*cos(2*pi*pcen6),pch=20)
## ---- chunk 23
x = seq(bottom-2,top+2,length.out=1000)
p = pmf((x-bottom)/width)
plot(x,p,type="l",lwd=2,ylab="cumulative proportion",axes=F,ylim=c(0,1))
axis(1,at=seq(bottom,top,5))
axis(3,at=seq(bottom,top,5))
axis(2,at=seq(0,1,0.1))
axis(4,at=seq(0,1,0.1))
abline(v=xl,col=rgb(0.7,0.7,0.7))
abline(h=0:100/100,col=rgb(0.7,0.7,0.7))
abline(h=0:20/20,col=rgb(0.5,0.5,0.5))
abline(h=0:10/10,col=rgb(0.3,0.3,0.3))
abline(v=seq(bottom,top,5),col=rgb(0.3,0.3,0.3))
lines(x,p,lwd=2)
lines(bottom-c(1.5,2.5,2,2,2.5,1.5),c(plb6,plb6,plb6,pub6,pub6,pub6),col=rgb(0,0.3,0),lwd=3)
lines(top+c(1.5,2.5,2,2,2.5,1.5),c(plb6,plb6,plb6,pub6,pub6,pub6),col=rgb(0,0.3,0),lwd=3)
text(bottom-0.9,(plb6+pub6)/2,p6,col=rgb(0,0.3,0),cex=0.8)
text(top+0.9,(plb6+pub6)/2,p6,col=rgb(0,0.3,0),cex=0.8)
lines(c(rep(lb6,3),rep(ub6,3)),-c(0.01,0.03,0.02,0.02,0.01,0.03),col=rgb(0,0.3,0),lwd=3)
lines(c(rep(lb6,3),rep(ub6,3)),c(1.01,1.03,1.02,1.02,1.01,1.03),col=rgb(0,0.3,0),lwd=3)
points(lb6,plb6,pch=20)
text(lb6,plb6,sprintf(" (%d, %.2f) ",lb6,plb6),adj=1*(plb6>0.5))
points(ub6,pub6,pch=20)
text(ub6,pub6,sprintf(" (%d, %.2f) ",ub6,pub6),adj=1*(pub6>0.5))
